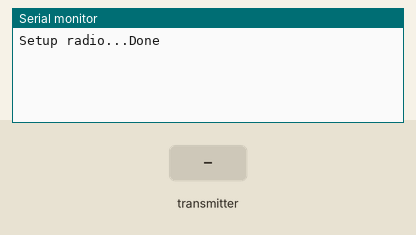
Recording of a sketch running on a simulated Arduino Uno, built with avr-gcc and run on an emulated ATmega328P. On the bench: the last lines printed to the serial monitor. Inputs (shaded band) come from the test bench. No radio packets arrive unless stated.

Above: at 1.2 s.
1.3 s: the transmitter starts sending humidity = 0
At 1.57 s:
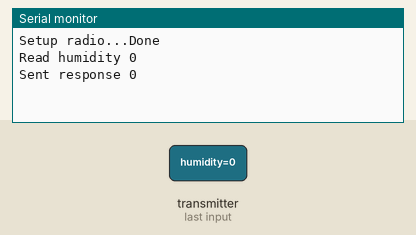
2.9 s: the transmitter starts sending humidity = 25
At 3.19 s:
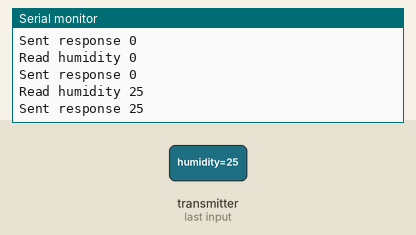

Measured:
- after the input at 1.3 s, the serial monitor: prints a new line after 0.11 s (image 1)
- after the input at 2.9 s, the serial monitor: prints a new line after 0.13 s (image 2)

The sketch:

Hub.ino
```cpp
#include "PreScaler.h"
#include "RadioHelper.h"
#include "SleepHelper.h"

void setup () {
  Serial.begin(9600);
  while(!Serial);

  RadioHelper::setupRadio();
}

void loop ()
{
  RadioHelper::receiveHumidity();
  delay(200);
}
```

PreScaler.h
```cpp
// (licence header left out)
#ifndef PRESCALER_INC
#define PRESCALER_INC

#include "Arduino.h"

/**
 * Prescaler division
*/
#define CLOCK_PRESCALER_1   (0x0)
#define CLOCK_PRESCALER_2   (0x1)
#define CLOCK_PRESCALER_4   (0x2)
#define CLOCK_PRESCALER_8   (0x3)
#define CLOCK_PRESCALER_16  (0x4)
#define CLOCK_PRESCALER_32  (0x5)
#define CLOCK_PRESCALER_64  (0x6)
#define CLOCK_PRESCALER_128 (0x7)
#define CLOCK_PRESCALER_256 (0x8)

// Initialize global variable.
static uint8_t __clock_prescaler = (CLKPR & (_BV(CLKPS0) | _BV(CLKPS1) | _BV(CLKPS2) | _BV(CLKPS3)));

inline void setClockPrescaler(uint8_t clockPrescaler) {
  if (clockPrescaler <= CLOCK_PRESCALER_256) {
    // Disable interrupts.
    uint8_t oldSREG = SREG;
    cli();

    // Enable change.
    CLKPR = _BV(CLKPCE); // write the CLKPCE bit to one and all the other to zero

    // Change clock division.
    CLKPR = clockPrescaler; // write the CLKPS0..3 bits while writing the CLKPE bit to zero

    // Copy for fast access.
    __clock_prescaler = clockPrescaler;

    // Recopy interrupt register.
    SREG = oldSREG;
  }
}

inline uint8_t getClockPrescaler() {
  return (__clock_prescaler);
}

inline uint16_t getClockDivisionFactor() {
  return ((uint16_t)(1 << __clock_prescaler));
}

/**
 * Time in milliseconds.
 *
 * NOTE: This is the equivalent of the millis() function but it readjusts it according
 * to the current clock division. As such, be careful of how you make use of it, in
 * particular remember it will be wrong if the clock division factor is changed during the
 * course of computation. Remember that you can reset the overflow counter by calling the
 * init() function from wiring.h.
 */
inline unsigned long trueMillis()
{
  return millis() * getClockDivisionFactor();
}

// Waits for #ms# milliseconds.
// NOTE: Please see comment above.
inline void trueDelay(unsigned long ms)
{
  unsigned long start = trueMillis();
  while (trueMillis() - start < ms);
}

/**
 * Rescales given delay time according to division factor. Should be called before a call
 * to delay(). Insures compatibility with function using delay().
 * Example use:
 * delay( rescaleDelay(1000) ); // equivalent to wait(1000)
 */
inline unsigned long rescaleDuration(unsigned long d) {
  return (d / getClockDivisionFactor());
}

/**
 * Rescales given time (in milliseconds or microseconds) according to division factor. Should
 * be called
 */
inline unsigned long rescaleTime(unsigned long t) {
  return (t * getClockDivisionFactor());
}

#endif
```

RadioHelper.cpp
```cpp
#include "Arduino.h"
#include "RadioHelper.h"

#include <SPI.h>
#include <nRF24L01.h>
#include <RF24.h>

RF24 radio(7, 8); // CE, CSN for Arduino Uno

const uint64_t myAddress = 0xF0F0F0F0E1LL;
const uint64_t transmitterAddress = 0xF0F0F0F0D2LL;

void RadioHelper::setupRadio() {
  Serial.print(F("Setup radio..."));

  radio.begin();                          // Setup and configure rf radio
  radio.setChannel(1);                    // Set the channel
  radio.setPALevel(RF24_PA_LOW);          // Set PA LOW for this demonstration. We want the radio to be as lossy as possible for this example.
  radio.setDataRate(RF24_1MBPS);          // Raise the data rate to reduce transmission distance and increase lossiness
  radio.setAutoAck(1);                    // Ensure autoACK is enabled
  radio.setRetries(2,15);                 // Optionally, increase the delay between retries. Want the number of auto-retries as high as possible (15)
  radio.setCRCLength(RF24_CRC_16);        // Set CRC length to 16-bit to ensure quality of data
  radio.openWritingPipe(myAddress);       // Open the default reading and writing pipe
  radio.openReadingPipe(1,transmitterAddress);
  // radio.setChannel(4); // TODO

  radio.startListening();                 // Start listening
  radio.printDetails();                   // Dump the configuration of the rf unit for debugging
  // radio.stopListening();                  // Stop listening

  // radio.powerUp();                        // Power up the radio
  // radio.powerDown();

  Serial.println(F("Done"));
}

void RadioHelper::receiveHumidity() {
  // Serial.print(".");
  if (radio.available()) {

    int humidity;
    while (radio.available()) {                                 // While there is data ready
      radio.read(&humidity, sizeof(int));                       // Get the payload
    }
    Serial.print(F("Read humidity "));
    Serial.println(humidity);

    radio.stopListening();                                      // First, stop listening so we can talk
    radio.write(&humidity, sizeof(int));                        // Send the final one back.
    radio.startListening();                                     // Now, resume listening so we catch the next packets.
    Serial.print(F("Sent response "));
    Serial.println(humidity);
  }
}
```

RadioHelper.h
```cpp
#ifndef RADIOHELPER_H
#define RADIOHELPER_H

#include "Arduino.h"

class RadioHelper {
  public:
    static void setupRadio();
    static void receiveHumidity();

  private:
    // static bool httpRequest(String site);
};
#endif
```

SleepHelper.cpp
```cpp
#include "Arduino.h"
#include "avr/sleep.h"
#include "avr/wdt.h"
#include "SleepHelper.h"

ISR (WDT_vect) { wdt_disable(); } // watchdog interrupt

void SleepHelper::doSleepEightSeconds() {
  ADCSRA = 0;
  MCUSR = 0;
  WDTCSR = bit (WDCE) | bit (WDE);
  WDTCSR = bit (WDIE) | bit (WDP3) | bit (WDP0);
  wdt_reset();
  set_sleep_mode (SLEEP_MODE_PWR_DOWN);
  noInterrupts ();
  sleep_enable();
  MCUCR = bit (BODS) | bit (BODSE);
  MCUCR = bit (BODS);
  interrupts ();
  sleep_cpu (); // start sleep until watchdog interrupt
  sleep_disable(); // end sleep

  // TODO: maybe re-switch off some components
}
```

SleepHelper.h
```cpp
#ifndef SLEEPHELPER_H
#define SLEEPHELPER_H

#include "Arduino.h"

// Arduino Nano Default (5V Vin):
// Deep Sleep: 3.6 mAh
// LED on: 8.9 mAh
// Idle: 6,75 mAh

// Arduino Nano NoLed NoVoltageRegulator (5V on +5V):
// Deep Sleep: 0.097 mAh
// LED on: 10.2 mAh
// Idle: 7,09 mAh

// Arduino Nano NoLed NoVoltageRegulator (AA on +5V):
// Deep Sleep: 0.02265 mAh
// LED on: 1.45 mAh
// Idle: 0,417 mAh

class SleepHelper {
  public:
    static void doSleepEightSeconds();

  private:
    // static bool httpRequest(String site);
};
#endif
```
